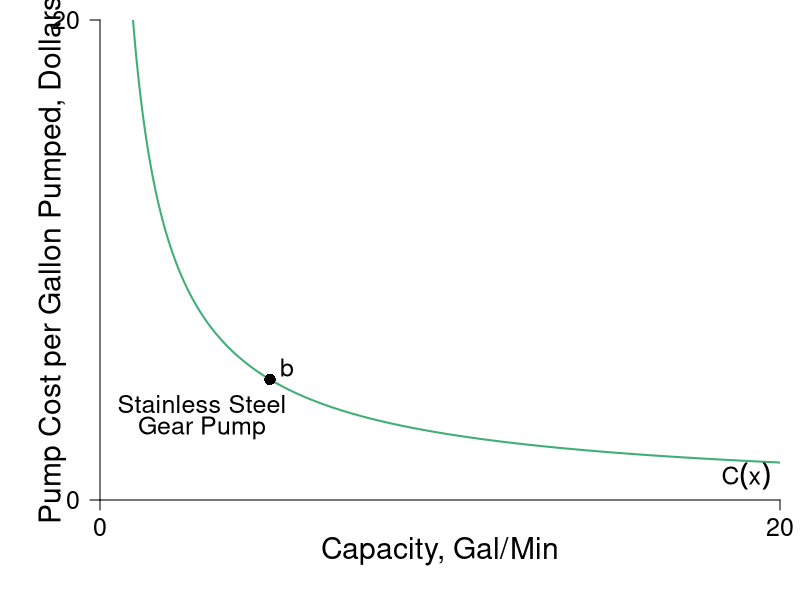

The R source for this figure:
#require(shape)
pdf(file = "firmmarketsupply/ss_pump.pdf", width = 9, height = 7)
par(mar =  c(5, 5, 1, 1))
#Set parameters for graphics
pointsize <- 1.8
axislabelsize <- 1.8
labelsize <- 1.5
namesize <- 1.8
annotatesize <- 1.5
graphlinewidth <- 2
segmentlinewidth <- 1.5

COL <- c("#7fc97f", "#beaed4", "#fdc086", "#ffff99", "#386cb0", "#f0027f", "#bf5b17", "#666666")
COLA <- c("#e0f3db", "#99d8c9","#66c2a4","#41ae76", "#238b45", "#005824")
COLB <- c("#c6dbef", "#4eb3d3", "#2b8cbe", "#0868ac","#084081")
COLC <- c("#fcfbfd", "#efedf5", "#dadaeb", "#bcbddc", "#9e9ac8", "#807dba", "#6a51a3", "#54278f", "#3f007d")

xlims <- c(0, 20)
ylims <- c(0, 20)

npts <- 501 
x <- seq(xlims[1], xlims[2], length.out = npts)
y <- seq(ylims[1], ylims[2], length.out = npts) 
a <- c(46.08, 55, 64)
b <- c(46.08, 55, 64)

plot(0, 0, xlim = xlims, ylim = ylims, type = "n",
     xlab = expression(paste("")),
     ylab = expression(paste("")), 
     xaxt = "n", 
     yaxt = "n", 
     cex.lab = axislabelsize, 
     bty = "n",
     xaxs="i", 
     yaxs="i")

ticksy <- c(0, ylims[2])
ylabels <- c(0, ylims[2])
ticksx <- c(0, xlims[2])
xlabels <- c(0, xlims[2])

axis(1, at = ticksx, pos = 0, labels = xlabels, cex.axis = labelsize)
axis(2, at = ticksy, pos = 0, labels = ylabels, las = 1, cex.axis = labelsize)

npts <- 500 
xx1 <- seq(xlims[1], xlims[2], length.out = npts)

cost <- function(x = xx1, a = 19.5){
  a*x^(-0.843)
}

# Cost Func.
lines(xx1, cost(), col = COLA[4], lwd = graphlinewidth)

# Label Cost Func
text(3, 4, expression(paste("Stainless Steel")), cex = labelsize)
text(3, 3, expression(paste("Gear Pump")), cex = labelsize)

text(19, 1, expression(paste(C(x))), cex = labelsize)

# Point
points(5, cost(5), pch = 16, col = "black", cex = 1.5)
text(5.5, cost(5)+0.5, expression(b), cex = labelsize)

# Label x,y axis
mtext(expression(paste("Capacity, Gal/Min")), side=1, line = 2.5, cex = axislabelsize)
text(-1.4, 0.5*ylims[2], expression(paste("Pump Cost per Gallon Pumped, Dollars")), xpd = TRUE, cex = axislabelsize, srt = 90) 


dev.off()
